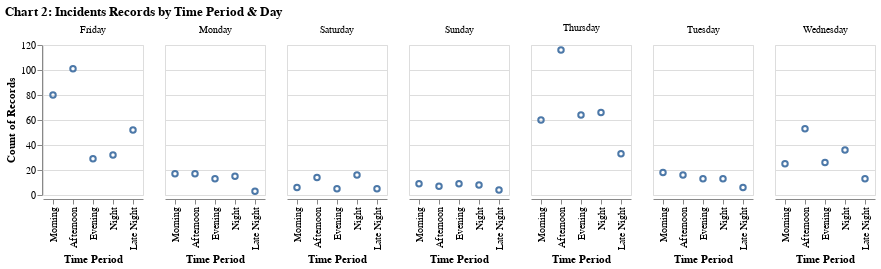

Write notebook code for a chart like this one.
### Code cell
day_time = alt.Chart(data).mark_point().encode(
    x = alt.X('time_period',title='Time Period',sort=['Morning', 'Afternoon','Evening','Night','Late Night']),
    y = alt.Y('count()', title = 'Count of Records')
).properties(height = 150).facet(
    facet = alt.Facet('incident_day_of_week',title=None,
                      
                      ),
    title = 'Chart 2: Incidents Records by Time Period & Day'
)
   
day_time

### Figure 1 — Vega-Lite specification as saved in the notebook (floating-point values rounded to 4 significant figures; data arrays with more than 128 entries replaced by an {"elided": "..."} marker saying what was removed)
{"config": {"view": {"continuousWidth": 300, "continuousHeight": 300}}, "data": {"name": "data-62e49a748ee24446a9b6b0fd38b43deb"}, "facet": {"field": "incident_day_of_week", "title": null, "type": "nominal"}, "spec": {"mark": {"type": "point"}, "encoding": {"x": {"field": "time_period", "sort": ["Morning", "Afternoon", "Evening", "Night", "Late Night"], "title": "Time Period", "type": "nominal"}, "y": {"aggregate": "count", "title": "Count of Records", "type": "quantitative"}}, "height": 150}, "title": "Chart 2: Incidents Records by Time Period & Day", "$schema": "https://vega.github.io/schema/vega-lite/v5.16.3.json", "datasets": {"data-62e49a748ee24446a9b6b0fd38b43deb": {"elided": "1000 records"}}}
